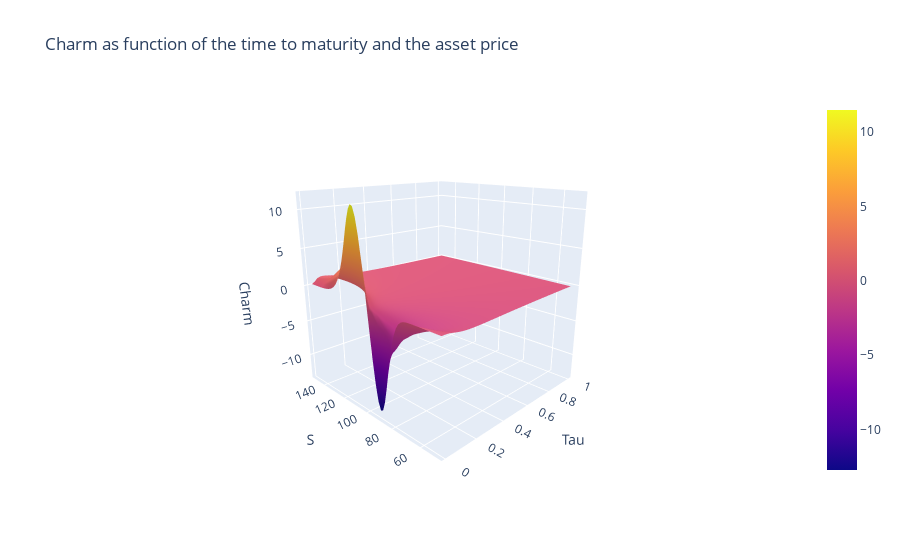

Notebook code cell kept with this figure:
### Code cell
layout = go.Layout(title='Charm as function of the time to maturity and the asset price', 
                   scene = dict(xaxis_title = 'Tau', yaxis_title = 'S', zaxis_title = 'Charm', 
                                camera_eye = dict(x=-1.6, y=-1.6, z=0.7)))

fig = go.Figure(data=[go.Surface(z=Charm, x=Tau_grid, y=S_grid)], layout=layout)

# interactive plot
iplot(fig)

plot(fig, filename='Charm.html')

### Figure 1 — Plotly figure (JSON) as saved in the notebook; plotly's stock layout.template omitted (floating-point values rounded to 4 significant figures; data arrays with more than 128 entries replaced by an {"elided": "..."} marker saying what was removed)
{"data": [{"type": "surface", "x": [0.01, 0.02678, 0.04356, 0.06034, 0.07712, 0.0939, 0.1107, 0.1275, 0.1442, 0.161, 0.1778, 0.1946, 0.2114, 0.2281, 0.2449, 0.2617, 0.2785, 0.2953, 0.312, 0.3288, 0.3456, 0.3624, 0.3792, 0.3959, 0.4127, 0.4295, 0.4463, 0.4631, 0.4798, 0.4966, 0.5134, 0.5302, 0.5469, 0.5637, 0.5805, 0.5973, 0.6141, 0.6308, 0.6476, 0.6644, 0.6812, 0.698, 0.7147, 0.7315, 0.7483, 0.7651, 0.7819, 0.7986, 0.8154, 0.8322, 0.849, 0.8658, 0.8825, 0.8993, 0.9161, 0.9329, 0.9497, 0.9664, 0.9832, 1], "y": [50, 51.69, 53.39, 55.08, 56.78, 58.47, 60.17, 61.86, 63.56, 65.25, 66.95, 68.64, 70.34, 72.03, 73.73, 75.42, 77.12, 78.81, 80.51, 82.2, 83.9, 85.59, 87.29, 88.98, 90.68, 92.37, 94.07, 95.76, 97.46, 99.15, 100.8, 102.5, 104.2, 105.9, 107.6, 109.3, 111.0, 112.7, 114.4, 116.1, 117.8, 119.5, 121.2, 122.9, 124.6, 126.3, 128.0, 129.7, 131.4, 133.1, 134.7, 136.4, 138.1, 139.8, 141.5, 143.2, 144.9, 146.6, 148.3, 150.0], "z": {"elided": "60x60 float values"}}], "layout": {"scene": {"camera": {"eye": {"x": -1.6, "y": -1.6, "z": 0.7}}, "xaxis": {"title": {"text": "Tau"}}, "yaxis": {"title": {"text": "S"}}, "zaxis": {"title": {"text": "Charm"}}}, "title": {"text": "Charm as function of the time to maturity and the asset price"}}}
